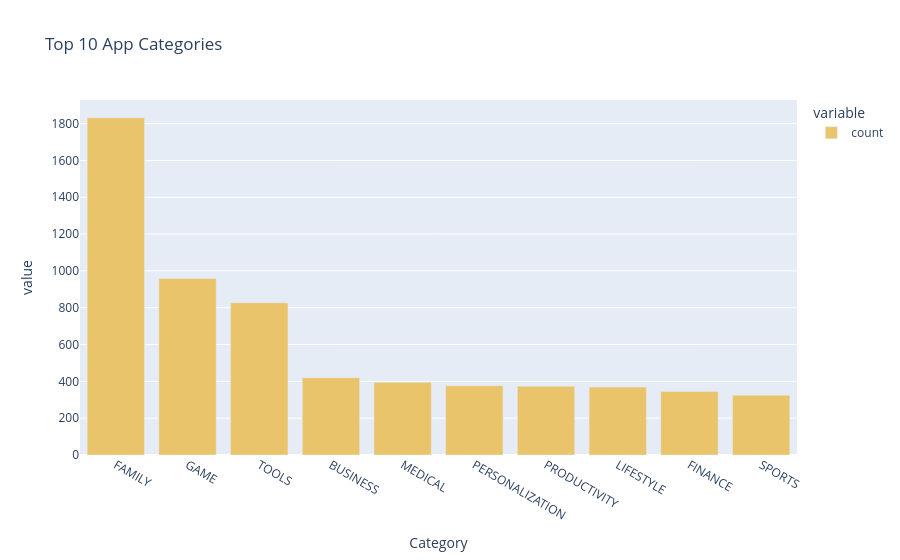

Notebook code for this chart:
### Markdown cell above
<h3 style="color:orange">Step 9:Interactive Visualization</h3>
Plotly is used to create interactive charts.It allows users to hover the chart and view data values.

### Code cell
import plotly.express as px
fig=px.bar(category_counts.head(10),
           title="Top 10 App Categories",
        color_discrete_sequence=["#e9c46a"]  
          )
fig.show()

### Figure 1 — Plotly figure (JSON) as saved in the notebook; plotly's stock layout.template omitted (floating-point values rounded to 4 significant figures)
{"data": [{"hovertemplate": "variable=count<br>Category=%{x}<br>value=%{y}<extra></extra>", "legendgroup": "count", "marker": {"color": "#e9c46a", "pattern": {"shape": ""}}, "name": "count", "orientation": "v", "showlegend": true, "textposition": "auto", "type": "bar", "x": ["FAMILY", "GAME", "TOOLS", "BUSINESS", "MEDICAL", "PERSONALIZATION", "PRODUCTIVITY", "LIFESTYLE", "FINANCE", "SPORTS"], "xaxis": "x", "y": [1832, 959, 827, 420, 395, 376, 374, 369, 345, 325], "yaxis": "y"}], "layout": {"autosize": true, "barmode": "relative", "legend": {"title": {"text": "variable"}, "tracegroupgap": 0}, "title": {"text": "Top 10 App Categories"}, "xaxis": {"anchor": "y", "autorange": true, "domain": [0, 1], "range": [-0.5, 9.5], "title": {"text": "Category"}, "type": "category"}, "yaxis": {"anchor": "x", "autorange": true, "domain": [0, 1], "range": [0, 1928.0], "title": {"text": "value"}, "type": "linear"}}}
